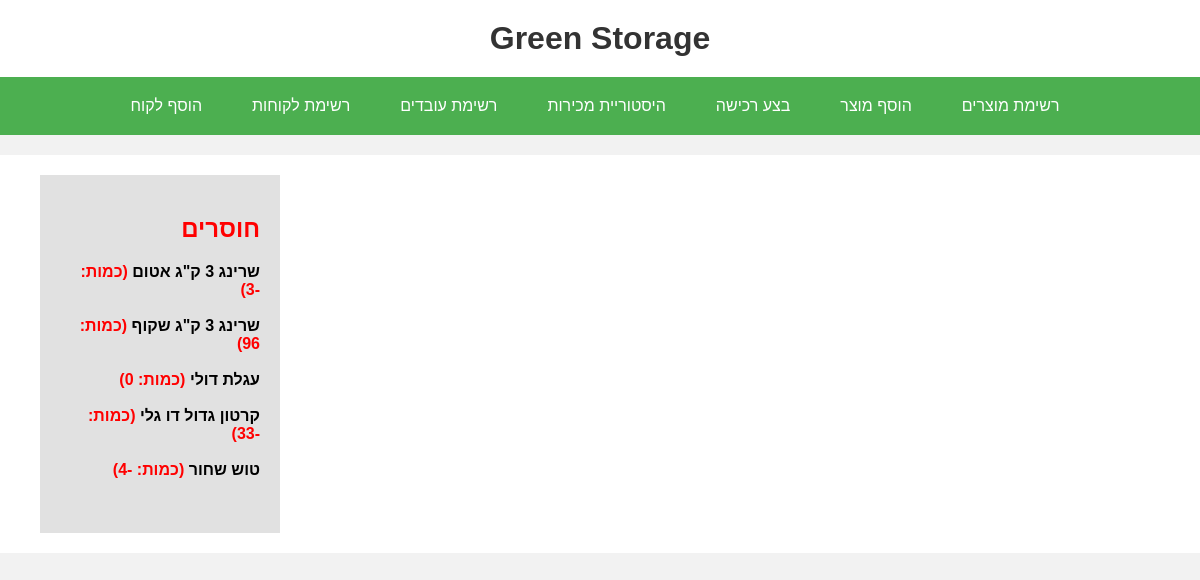
The page / on the database its author committed.
### myApp/models.py (models this page shows, shortened)
class Equipment(models.Model):
    product_type = models.CharField(max_length=100)
    over_all_stock= models.IntegerField()
    cost=models.FloatField()
    price_for_private= models.FloatField()
    price_for_drivers= models.FloatField()
    current_stock=models.IntegerField()
    notice=models.IntegerField()
    origin_product=models.CharField(max_length=100)
    package=models.IntegerField()

### myApp/views.py (the view)
# urls.py: 2. Add a URL to urlpatterns:  path('', views.home, name='home')
def home(request):
    equipment_entries = Equipment.objects.all()
    return render(request, 'home.html',{'equipment_entries': equipment_entries})

### myApp/templates/home.html (shortened to what this page needs)
{% extends 'base.html' %}

### myApp/templates/base.html (shortened to what this page needs)
<!DOCTYPE html>
<html>
<head>
</head>
<body>
    <h1>Green Storage</h1>
    <div class="toolbar">
        <button onclick="location.href='/add-customer/'">הוסף לקוח </button>
        <button onclick="location.href='/print/customers/'">רשימת לקוחות</button>
        <button onclick="location.href='/print/workers/'"> רשימת עובדים</button>
        <button onclick="location.href='/print/history/'"> היסטוריית מכירות</button>
        <button onclick="location.href='/add-buy/'"> בצע רכישה</button>
        <button onclick="location.href='/add-product/'">הוסף מוצר </button>
        <button onclick="location.href='/print-product/'"> רשימת מוצרים</button>
    </div>
    <div class="content">
        <div class="mission-box">
            <h2>חוסרים</h2>
            <p>
                {% for equipment in equipment_entries %}
                    {% if equipment.current_stock < equipment.notice %}
                    <span style="color: black">{{ equipment.product_type }}</span> (כמות: {{ equipment.current_stock }})<br><br>
                    {% endif %}
                {% endfor %}
            </p>
        </div>
    </div>
</body>
</html>

### myApp/templates/base.html (style rules this page uses)
body { background-color: #F2F2F2; font-family: Arial, sans-serif; margin: 0; padding: 0; }
h1 { color: #333333; text-align: center; padding: 20px; background-color: #FFFFFF; margin: 0; }
.toolbar { display: flex; justify-content: center; background-color: #4CAF50; padding: 10px; margin-bottom: 20px; }
.toolbar button { background-color: #4CAF50; border: none; color: white; padding: 10px 20px; margin-right: 10px; cursor: pointer; font-size: 16px; transition: background-color 0.3s ease; }
.content { background-color: #FFFFFF; padding: 20px; display: flex; flex-direction: row; justify-content: space-between; }
.mission-box { background-color: #E1E1E1; padding: 20px; margin-left: 20px; width: 200px; color: red; font-weight: bold; direction: rtl; }

### rows shown on the page
Equipment: product_type "שרינג 3 ק\"ג אטום", current_stock "-3"
Equipment: product_type "שרינג 3 ק\"ג שקוף", current_stock "96"
Equipment: product_type "עגלת דולי", current_stock "0"
Equipment: product_type "קרטון גדול דו גלי", current_stock "-33"
Equipment: product_type "טוש שחור", current_stock "-4"
